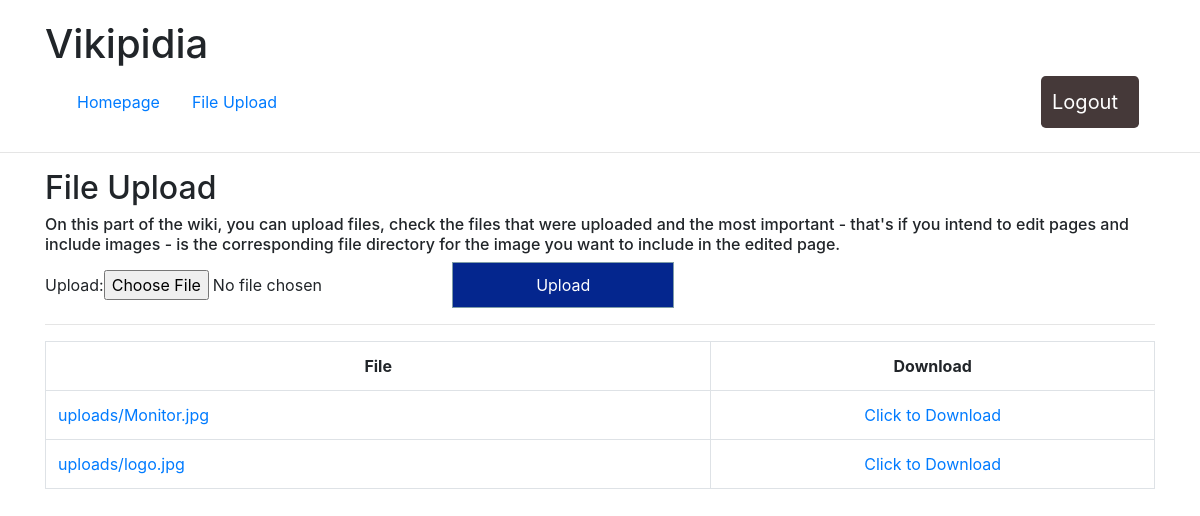
/wiki/upload/ (signed in), run on the app's committed database.
### wiki/models.py (models this page shows)
class UserFileUpload(models.Model):
    upload = models.FileField(upload_to='uploads/')
    def __str__(self):
        return self.upload.name

### wiki/views.py (the view)
# urls.py: path('upload/', views.upload_file, name='upload_page' ),
@login_required(login_url='wiki:login') # If logged out when trying to access File Upload, redirects the user to the login screen.
def upload_file(request):
    context = {}
    if request.method == 'POST':
        form = UploadFileForm(request.POST, request.FILES)
        if form.is_valid():
            form.save()
    else:
        form = UploadFileForm()
    context['form'] = form
    context['files'] = UserFileUpload.objects.all().order_by('upload')
    return render(request, 'wiki/upload.html', context)

### wiki/forms.py
class UploadFileForm(ModelForm):
    class Meta:
        model = UserFileUpload
        fields = ['upload' ]

### wiki/templates/wiki/upload.html
{% extends 'wiki/base.html' %}
{% load static %}
{% block content %}
<div class="container">
    {% block contentTitle %}
    <h2>File Upload</h2>{% endblock %}
    <h6>On this part of the wiki, you can upload files, check the files that were uploaded and the most important - that's if
        you intend to edit pages and include images - is the corresponding file directory for the image you want to include
        in the edited page.</h6>
    <form method='POST' enctype='multipart/form-data' action="{% url 'wiki:upload_page' %}">
        {% csrf_token %} {{form}}
        <input type='submit' id="uploadbutton" value="Upload">
    </form>
    <section>
        <hr /> {% if files %}
        <table class="table table-hover" colspan="2" width="100%">
            <thead>
                <tr>
                    <th scope="col" width="60%" class="text-center border">File</th>
                    <th scope="col" width="40%" class="text-center border">Download</th>
                </tr>
            </thead>
            {% for file in files %}
            <tr>
                <td width="60%" class="border">
                    <a href="{{file.upload.url}}">{{file.upload.name}}</a>
                </td>
                <td width="40%" class="text-center border">
                    <a href="/download/{{file}}">Click to Download</a>
                </td>
            </tr>
            {% endfor %} {% else %}
            <p>No uploaded files</p>
            {% endif %}
        </table>
    </section>
</div>
{% endblock %}

### wiki/static/wiki/wikistyle.css (style rules this page uses)
#uploadbutton { background-color: rgb(4, 38, 142); border: 1px solid rgb(127, 157, 168); color: white; padding: 10px 24px; cursor: pointer; width: 20%; }

### data on the page
UserFileUpload: upload.name "uploads/Monitor.jpg"
UserFileUpload: upload.name "uploads/logo.jpg"
